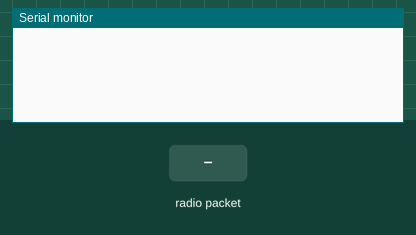
Recording of a sketch running on a simulated Arduino Uno, built with avr-gcc and run on an emulated ATmega328P. Parts: the last lines printed to the serial monitor. The inputs (shaded band) are chosen by the test bench. No radio packets arrive unless stated.

Above: at 1.2 s.
1.3 s: radio packet "#" arrives
At 1.9 s:
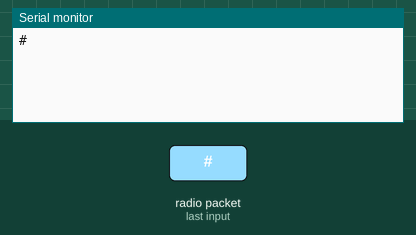
2.8 s: radio packet "1" arrives
At 4.3 s:
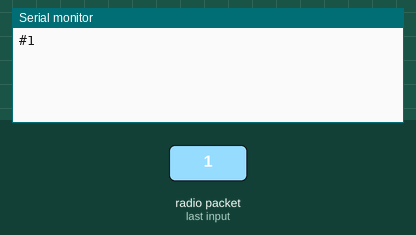

Measured:
- after the input at 1.3 s, the serial monitor: prints a new line at once (image 1)
- after the input at 2.8 s, the serial monitor: prints a new line at once (image 2)

The sketch:

arduino.ino
```cpp
#include <SPI.h> // you can find all libraries on github or the arduino library manager
#include <nRF24L01.h>
#include <RF24.h>
RF24 radio(9, 10); // CE, CSN // pins 3 & 5 on micro, and 9 & 10 on uno using my pinout. MAKE SURE THESE ARE CORRECT!
const byte addressIn[6] = "00002"; // these values are reversed for the two calculators.
const byte addressOut[6] = "00001"; // in the future, I may make these assignable by user, making a broader 'calculator phone number' approach possible
String inputString = "";         // a String to hold incoming data
bool stringComplete = true;
bool needHash = false;
int millisAtRadio = 0;
int millisSinceRadio = 0;
void setup() {
  Serial.begin(9600);
  radio.begin();   //Setting the address at which we will receive the data
  radio.openReadingPipe(0, addressIn);
  radio.openWritingPipe(addressOut);
  radio.setPALevel(RF24_PA_MIN);       //You can set this as minimum or maximum depending on the distance between the transmitter and receiver.
  radio.startListening();
  inputString.reserve(200);
}
void loop(){
  while (Serial.available()){
    char a = (char)Serial.read();
    inputString += a;
    if (a == '#'){
      stringComplete = true;
      while (Serial.available()) Serial.read();
      break;
    }
  }
  if (stringComplete) {
    char ch[inputString.length()+1];
    inputString.toCharArray(ch, inputString.length()+1);
    radio.stopListening();
    for(int i = 0; i<strlen(ch); i+=1){
      bool rslt;
      rslt = radio.write(&ch[i], 1);
    }
    radio.startListening();
    // clear the string:
    inputString = "";
    stringComplete = false;
  }
  while (radio.available()){
    char text[32] = "";
    needHash = true;
    radio.read(&text, 1);
    Serial.print(text);
    int millisAtRadio = millis();
    needHash = true;
  }
}
```
